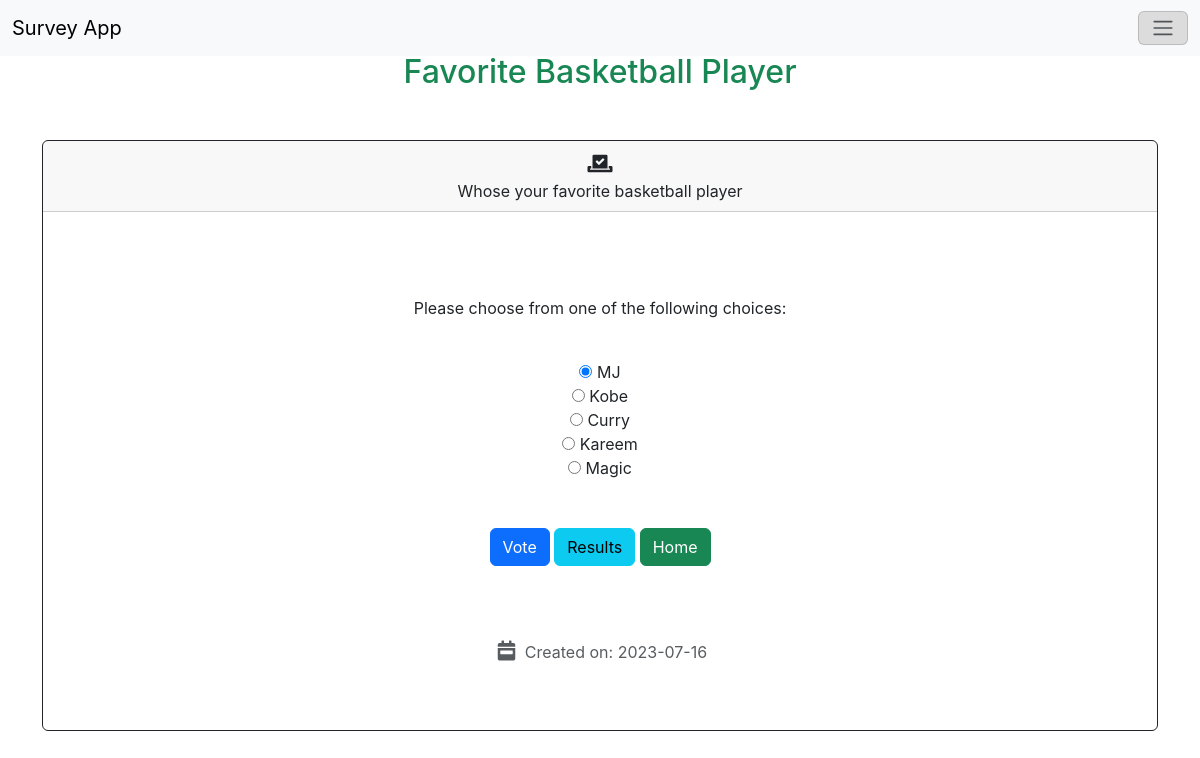
/vote.php?id=24, run on the app's committed database.
### tables this page shows
CREATE TABLE `polls` (
  `id` int(11) NOT NULL,
  `title` text NOT NULL,
  `desc` text NOT NULL,
  `timestamp` timestamp NOT NULL DEFAULT CURRENT_TIMESTAMP ON UPDATE CURRENT_TIMESTAMP
);

CREATE TABLE `poll_answers` (
  `id` int(11) NOT NULL,
  `poll_id` int(11) NOT NULL,
  `title` text NOT NULL,
  `votes` int(11) NOT NULL DEFAULT '0'
);

### vote.php (the view, shortened to what this page needs)
<?php
include 'functions.php';
$pdo = pdo_connect_mysql();
if (isset($_GET['id'])) {
    $stmt = $pdo->prepare('SELECT * FROM polls WHERE id = ?');
    $stmt->execute([$_GET['id']]);
    $poll = $stmt->fetch(PDO::FETCH_ASSOC);
    if ($poll) {
        $stmt = $pdo->prepare('SELECT * FROM poll_answers WHERE poll_id = ?');
        $stmt->execute([$_GET['id']]);
        $poll_answers = $stmt->fetchAll(PDO::FETCH_ASSOC);
    } else {
        die ('Poll with that ID does not exist.');
    }
} else {
    die ('No poll ID specified.');
}
?>
<?=template_header("Vote", "fas fa-vote-yea fa-2x")?>
<div class="d-flex align-items-center text-center" style="min-height: 100vh">
      <div class="box w-100 text-success">
        <h2 class=""><?=$poll['title']?></h2>
        <div class="container mt-5 text-center">
            <div class="card border-dark mb-3">
                <div class="card-header"><i class="fas fa-vote-yea"></i><br><?=$poll['desc']?></div>
                    <div class="card-body text-dark">
                        <div class="container mt-5 mb-5">
                            <div class="form-check">
                                <p>Please choose from one of the following choices:</p><br>
                                <form action="vote.php?id=<?=$_GET['id']?>" method="post">
                                    <div class="container">
                                    <?php for ($i = 0; $i < count($poll_answers); $i++): ?>
                                        <label class="form-check-label">
                                            <input class="vote"
                                                    type="radio"
                                                    name="poll_answer"
                                                    value="<?=$poll_answers[$i]['id']?>"
                                                           <?=$i == 0 ? ' checked' : ''?>>
                                            <?=$poll_answers[$i]['title']?>
                                        </label><br>
                                    <?php endfor; ?>
                                    <div class="container mt-5 mb-5">
                                        <input type="submit" value="Vote" class="btn btn-primary">
                                        <a class="btn btn-info" href="result.php?id=<?=$poll['id']?>">Results</a>
                                        <a class="btn btn-success" href="index.php">Home</a>
                                    </div>
                                </form>
                                </div>
                            </div>
                            <div class="text-muted">
                            <i class="fas fa-calendar-week"></i>
                                <span>Created on: </span>
                            </div>
                        </div>
                    </div>
            </div>
        </div>
    </div>
</div>
<?=template_footer()?>

### functions.php (shortened to what this page needs)
<?php
function formatDate($input) {
    $timestamp = strtotime($input);
    $new_date_format = date('Y-m-d', $timestamp);
    echo $new_date_format;
}
function template_header($title, $icon)
{
echo <<<EOT
<!doctype html>
<html lang="en">
  <head>
    <meta charset="utf-8">
    <meta name="viewport" content="width=device-width, initial-scale=1, shrink-to-fit=no">
    <link href="https://cdn.jsdelivr.net/npm/bootstrap@5.3.0/dist/css/bootstrap.min.css" rel="stylesheet">
    <link href="style.css" rel="stylesheet" type="text/css">
    <link rel="stylesheet" href="https://use.fontawesome.com/releases/v5.8.2/css/all.css">
    <link rel="stylesheet" href="https://fonts.googleapis.com/css?family=Roboto:300,400,500,700&display=swap">
    <script src="https://cdn.jsdelivr.net/npm/bootstrap@5.3.0/dist/js/bootstrap.bundle.min.js"></script>
  </head>
  <title>$title</title>
  <body>
  <nav class="navbar bg-body-tertiary fixed-top">
    <div class="container-fluid">
        <a class="navbar-brand" href="#">Survey App</a>
            <button class="navbar-toggler" type="button" data-bs-toggle="offcanvas" data-bs-target="#offcanvasNavbar" aria-controls="offcanvasNavbar" aria-label="Toggle navigation">
            <span class="navbar-toggler-icon"></span>
        </button>
        <div class="offcanvas offcanvas-end" tabindex="-1" id="offcanvasNavbar" aria-labelledby="offcanvasNavbarLabel">
        <div class="offcanvas-header">
            <h5 class="offcanvas-title" id="offcanvasNavbarLabel">Offcanvas</h5>
            <button type="button" class="btn-close" data-bs-dismiss="offcanvas" aria-label="Close"></button>
        </div>
        <div class="offcanvas-body">
            <ul class="navbar-nav justify-content-end flex-grow-1 pe-3">
                <li class="nav-item">
                    <a class="nav-link active" aria-current="page" href="index.php">Home</a>
                </li>
                <li class="nav-item">
                    <a class="nav-link" href="create.php">New Survey</a>
                </li>
            </ul>
        </div>
        </div>
    </div>
    </nav>
    <div class="d-flex align-items-center" style="min-height: 100vh">
      <div class="box w-100 text-success">
EOT;
}
function template_footer() {
    echo <<<EOT
        </body>
    </html>
    EOT;
    }

### style.css (style rules this page uses)
* { box-sizing: border-box; font-family: -apple-system, BlinkMacSystemFont, 'segoe ui', roboto, oxygen, ubuntu, cantarell, 'fira sans', 'droid sans', 'helvetica neue', Arial, sans-serif; font-size: 16px; -webkit-font-smoothing: antialiased; -moz-osx-font-smoothing: grayscale; }
body { background-color: #ffffff; margin: 0; }
.navbar-toggler { background: gainsboro !important; }
.form-check { padding: 20px !important; }
.fas { padding: 5px; font-size: 20px; }
.container { text-align: center !important; }

### data on the page
polls: title "Favorite Basketball Player", desc "Whose your favorite basketball player", timestamp "2023-07-16"
poll_answers: title "MJ"
poll_answers: title "Kobe"
poll_answers: title "Curry"
poll_answers: title "Kareem"
poll_answers: title "Magic"
